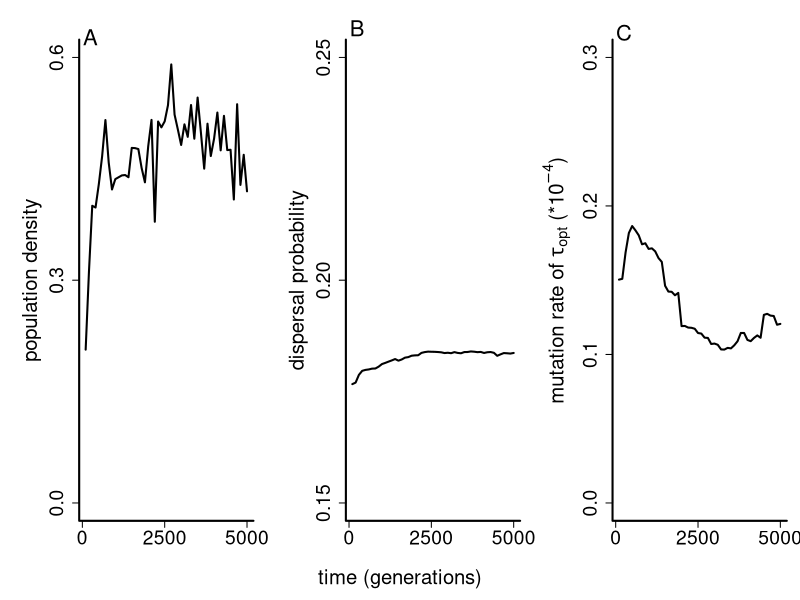

This figure's R source:
dens <- as.matrix(read.table("processed_results/dens.txt"))
disp <- as.matrix(read.table("processed_results/disp.txt"))
evol <- as.matrix(read.table("processed_results/evol.txt"))
div  <- as.matrix(read.table("processed_results/div.txt"))
neut_div  <- as.matrix(read.table("processed_results/neut_div.txt"))
disp_div <- as.matrix(read.table("processed_results/disp_div.txt"))
cnts <- as.matrix(read.table("processed_results/cnts.txt"))

tmax <- dim(dens)[[1]]

dens_t <- numeric()
disp_t <- numeric()
evol_t <- numeric()

for (t in 1:tmax) {
  dens_t[t] <- mean(dens[t,],na.rm=T)
  disp_t[t] <- mean(disp[t,],na.rm=T)
  evol_t[t] <- 10000*10^-mean(evol[t,],na.rm=T)
}

ts <- 1:50*100

x11(width=10,height=3.75)
par(mfrow=c(1,3),bty="l",mar=c(1,6,3,1),oma=c(5,0,0,0),lwd=2,cex.axis=1.75,cex.lab=1.85)

plot(1,1,type="n",xlim=range(ts),ylim=c(0,0.6),xlab="",ylab="population density",yaxt="n",xaxt="n")
axis(side=1,at=c(0,2500,5000))
axis(side=2,at=c(0,0.3,0.6))
lines(dens_t~ts)
text(250,par("usr")[[4]]*1.005,"A",xpd=T,cex=2)

plot(1,1,type="n",xlim=range(ts),ylim=c(0.15,0.25),xlab="",ylab="dispersal probability",yaxt="n",xaxt="n")
axis(side=1,at=c(0,2500,5000))
axis(side=2,at=c(0.15,0.2,0.25))
lines(disp_t~ts)
text(250,par("usr")[[4]]*1.01,"B",xpd=T,cex=2)

plot(1,1,type="n",xlim=range(ts),ylim=c(0.0,0.3),xlab="",ylab=expression(paste("mutation rate of ",tau[opt]," (*",10^-4,")",sep="")),yaxt="n",xaxt="n")
axis(side=1,at=c(0,2500,5000))
axis(side=2,at=c(0,.1,.2,.3))
lines(evol_t~ts)
text(250,par("usr")[[4]]*1.015,"C",xpd=T,cex=2)


title(xlab="time (generations)",outer=T)

dev.copy2eps(file="figure4b.eps",title="Cobben & Kubisch - Figure 4b")
